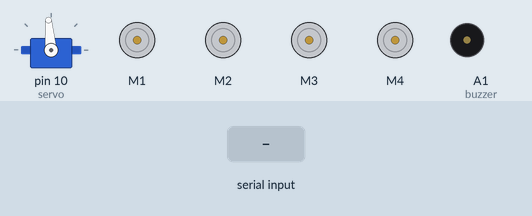
This sketch was run on a simulated Arduino Uno, built with avr-gcc and run on an emulated ATmega328P. On the bench: servo, 4 × DC motor (green arrow = forward, orange = backward, longer = faster), buzzer (waves = sounding, pin HIGH). The test bench sets the inputs (shaded band). What the sketch prints to the serial monitor is not drawn.

Above: at 1.2 s.
1.3 s: "F" received over Serial
At 1.6 s:
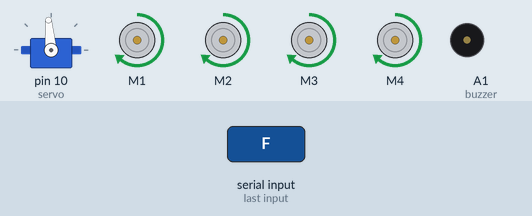
2.8 s: "B" received over Serial
At 4.0 s:
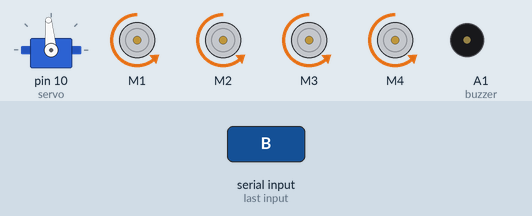
4.3 s: "L" received over Serial
At 5.1 s:
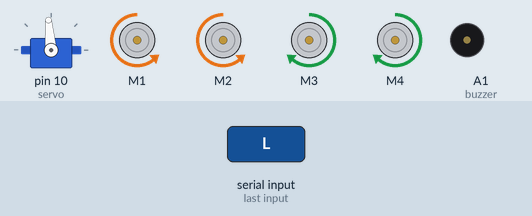
5.8 s: "R" received over Serial
At 6.2 s:
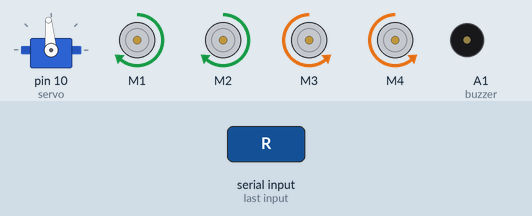
7.3 s: "T" received over Serial
At 8.6 s:
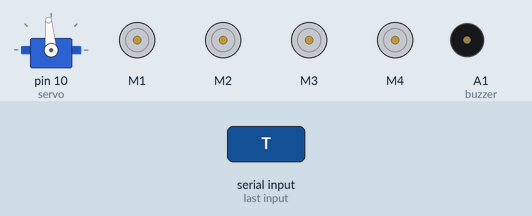
Timing chart, 0 to 9.8 s (numbered marks = the images above; inputs shaded):
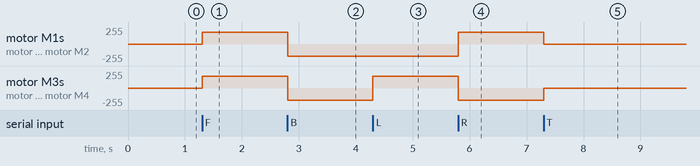

The sketch:

Final_year_project_code.ino
```cpp
#include <TimerFreeTone.h>// Library for the Buzzer
#include <AFMotor.h>  // Library for the motors
#include <Servo.h>    // Library for the servo motor
#include <NewPing.h>  // Library for the ultrasonic sensor
// #include <IRremote.h> //Library for the IR reciever


//Ultrasonic sensor
#define TriggerPin A3
#define EchoPin A2
#define max_distance 50 //50 at first
//Infrared Sensor
#define IrLeft A0 //Left line sensor
#define IrRight A5 //Right line sensor
//Pezzo Buzzer
#define buzzer A1
//motor
#define MaxSpeed 200
#define MaxSpeed_Offset 20
//speed of the motoes
#define SPEED1 180 //61 forward
#define SPEED2 180 //102 left right
#define SPEED3 180
//creates an instance of the Servo class for controlling the servo motor.
Servo servo;

const int Motor_1 = 1;
const int Motor_2 = 2;
const int Motor_3 = 3;
const int Motor_4 = 4;

//creates an instance of the NewPing class for reading from the HC-SR04 ultrasonic sensor
NewPing sonar(TriggerPin, EchoPin, max_distance);

//creates instances of the AF_DCMotor class for controlling the four motors of the robot.
//Pulse Width Modulation and is a technique used to control the speed of DC motors. By varying the pulse width of the signal sent to the motor, the effective voltage supplied to the motor is varied, which in turn varies the speed of the motor.
//AF_DCMotor(motor#, frequency)
AF_DCMotor motor1(Motor_1, MOTOR12_1KHZ);// create motor object, 1KHz pwm....1,2 4,8,16,32,64
AF_DCMotor motor2(Motor_2, MOTOR12_1KHZ);
AF_DCMotor motor3(Motor_3, MOTOR34_1KHZ);
AF_DCMotor motor4(Motor_4, MOTOR34_1KHZ);

//declares variables for storing the distances detected by the sensors.
int distance =0;
int LeftDistance = 0;
int RightDistance = 0;
int IRLEFT=0;
int IRRIGHT =0;
int set = 6;
String STATE = " ";
char val;
//boolean variable for determining the direction of the turn
boolean Object;

void setup() {
  // put your setup code here, to run once:
  Serial.begin(9600);//initializes the serial communication
  Serial.println("Start");

  servo.attach(10);//attaches the Servo object to pin 10
  servo.write(95); //sets the initial position of the servo to 90 degrees

  pinMode(IrLeft, INPUT); // sets the pins for the infrared sensors as inputs
  pinMode(IrRight, INPUT);

  pinMode(buzzer, OUTPUT);

}

void loop() {
  // put your main code here, to run repeatedly:
  //If both sensors detect a line, it calls the objectAvoid() function and moves forward

  if(Serial.available() > 0){
    val = Serial.read();
    Stop();
    if (val == 'F'){
      moveForward();
    }
    if(val == 'B'){
      moveBackward();
    }
    if(val == 'L'){
      moveLeft();
    }
    if(val == 'R'){
      moveRight();
    }
    if(val == 'T'){
      Stop();
    }
  }

  // printValues();

  // // Reset the printed values to zero
  // distance = 0;
  // LeftDistance = 0;
  // RightDistance = 0;


  // IRLEFT = digitalRead(IrLeft);
  // IRRIGHT= digitalRead(IrRight);

  // if (!digitalRead(IrLeft) == 0 && !digitalRead(IrRight) == 0 ) {
  //   objectAvoid();
  // }
  // //If only the right sensor detects a line, it calls the objectAvoid() function, movesright , and prints "TR" to the serial monitor.
  // else if (digitalRead(IrLeft) == 0 && !digitalRead(IrRight) == 0 ) {
  //   objectAvoid();
  //   STATE = "Turn Right";
  //   moveBackward();
  //   delay(1);
  //   moveRight();
  // }
  // //If only the left sensor detects a line, it calls the objectAvoid() function, moves left, and prints "TL" to the serial monitor.
  // else if (!digitalRead(IrLeft) == 0 && digitalRead(IrRight) == 0 ) {
  //   objectAvoid();
  //   STATE = "Turn Left";
  //   moveBackward();
  //   delay(1);
  //   moveLeft();
  // }
  // //If neithber sensors detect line, the motors stops.
  // else if (digitalRead(IrLeft) == 0 && digitalRead(IrRight) == 0 ) {
  //   //Stop();
  //   moveBackward();
  //   delay(10);
  //   TimerFreeTone(buzzer,10,100);
  //   STATE= "Stop";
  // }
}
//function for detecting obstacles and avoiding them
// void objectAvoid() {
//   distance = getDistance();
//   //calls the getDistance() function and assigns its return value to the variable distance
//   //checks whether the distance variable is less than or equal to 15 centimeters, which is the threshold distance for detecting obstacles
//   if (distance <= set) {
//     Stop();
//     STATE = "Stop";
//     moveBackward();
//     delay(300);
//     Stop();
//     // delay(100);
//     TimerFreeTone(buzzer,700,500);
//     TimerFreeTone(buzzer,261,500);

//     //These lines call the lookLeft() and lookRight() functions to measure the distance to the left and right of the robot using a servo-mounted ultrasonic sensor.
//     LeftDistance = lookLeft();
//     RightDistance = lookRight();

//     // if right distance is less than or equal to the left distance, the robot will turn left to avoid the obstacle.
//     if (RightDistance <= LeftDistance) {
//       Object = true;//Set the object variable to true to indicate that an obstacle has been detected on the right
//       TimerFreeTone(buzzer,392,1000);
//       turn(); // call the turn() function to turn left
//       STATE = "Move Left";
//     //If the right distance is greater than the left distance, the robot will turn right to avoid the obstacle
//     } else {
//       Object = false;
//       TimerFreeTone(buzzer,440,1000);
//       turn();
//       STATE = "Move Right";
//     }
//     delay(100);
//   }
//     //If no obstacle is detected within the threshold distance, the robot will move forward.
//   else {
//     STATE = "Move Forward";
//     moveForward();//moveForward() function to move the robot forward.
//   }

// }
// // function to turn the robot when an obstacle is detected
// void turn(){
//   if (Object == false){//obstacle is detected on the left side so you move right
//     moveRight();
//     delay(630);//700
//     moveForward();
//     delay(1800);//800
//     moveLeft();
//     delay(670);//720
//     moveForward();
//     delay (600);
//     //check if the IR sensor on the left side detects the line.If the line is detected, it calls the loop() function. If not, it calls the moveForward() function again
//     if (digitalRead(IrLeft) == 1) {
//       loop();
//     } else {
//       moveForward();
//     }
//   }
//   else if (Object == true) {
//     moveLeft();
//     delay(670);//700
//     moveForward();
//     delay(1800);//800
//     moveRight();
//     delay(780);//720
//     moveForward();
//     delay (600);
//     if (digitalRead(IrRight) == 1) {
//       loop();
//     } else {
//       moveForward();
//     }
//   }
// }


// // function responsible for measuring the distance to an obstacle using a servo-mounted ultrasonic sensor.
// int getDistance(){
//   delay(50);
//   int cm = sonar.ping_cm();//use the ping_cm() function of the NewPing library to measure the distance to an obstacle in centimeters and store it.
//   //If the measured distance is zero or -ve, the distance is set to 100 centimeters.
//   if (cm == 0) {
//     cm = 100;
//   }
//   return cm;//distance is returned
// }

// //detect object at the left side
// int lookLeft(){
//   servo.write(180);// set the servo position to 170 degrees which corresponds to the leftmost position.
//   delay(500);//wait 500 milliseconds to allow time for the ultrasonic sensor to measure the distance.
//   int dist = getDistance();
//   delay(200); //waits for 100 milliseconds.
//   servo.write(95);//sets the servo motor back to the center position (90 degrees)
//   return dist;//returns the distance value.
//   delay(100);
// }

// //detect object at the Right side
// int lookRight(){
//   servo.write(10);// set the servo position to 10 degrees which corresponds to the right position.
//   delay(500);//wait 300 milliseconds to allow time for the ultrasonic sensor to measure the distance.
//   int dist = getDistance();
//   delay(200);
//   servo.write(95);
//   return dist;
//   delay(100);
// }
//MOTOR SPEED
void set_Motorspeed(char g) {
  if (g == 'L' || g == 'R' ) {
    motor1.setSpeed(SPEED2);//130
    motor2.setSpeed(SPEED2);
    motor3.setSpeed(SPEED2);
    motor4.setSpeed(SPEED2);
  }else if(g == 'B'){
    motor1.setSpeed(SPEED3);//100
    motor2.setSpeed(SPEED3);
    motor3.setSpeed(SPEED3);
    motor4.setSpeed(SPEED3);
  }
  else {
    motor1.setSpeed(SPEED1);//110
    motor2.setSpeed(SPEED1);
    motor3.setSpeed(SPEED1);
    motor4.setSpeed(SPEED1);
  }
}

//This function sets all the motors to run in the forward direction by calling the FORWARD parameter of the run() method of the AF_DCMotor library.
void moveForward(){
  motor1.run(FORWARD);
  motor2.run(FORWARD);
  motor3.run(FORWARD);
  motor4.run(FORWARD);
  set_Motorspeed('F');
}
//This function sets all the motors to run in the backward direction by calling the BACKWARD parameter of the run() method of the AF_DCMotor library
void moveBackward(){
  motor1.run(BACKWARD);
  motor2.run(BACKWARD);
  motor3.run(BACKWARD);
  motor4.run(BACKWARD);
  set_Motorspeed('B');
}
//function is used to make the robot turn right. It makes the left motors turn backward and the right motors turn forward by calling the BACKWARD and FORWARD parameters of the run() method of the AF_DCMotor.
void moveRight(){
  motor1.run(FORWARD);
  motor2.run(FORWARD);
  motor3.run(BACKWARD);
  motor4.run(BACKWARD);
  set_Motorspeed('R');
}
//function is used to make the robot turn left. It makes the left motors turn forward and the right motors turn backward by calling the FORWARD and BACKWARD parameters of the run() method of the AF_DCMotor.
void moveLeft(){
  motor1.run(BACKWARD);
  motor2.run(BACKWARD);
  motor3.run(FORWARD);
  motor4.run(FORWARD);
  set_Motorspeed('L');
}
//This function stops all the motors by calling the RELEASE parameter of the run() method of the AF_DCMotor library.
void Stop(){
  motor1.run(RELEASE);
  motor2.run(RELEASE);
  motor3.run(RELEASE);
  motor4.run(RELEASE);
}


void printValues(){
    Serial.print(STATE);
    Serial.print(",");
    Serial.print(distance);
    Serial.print(",");
    Serial.print(IRLEFT);
    Serial.print(",");
    Serial.print(IRRIGHT);
    Serial.print(",");
    Serial.print(LeftDistance);
    Serial.print(",");
    Serial.println(RightDistance);
    // delay(2000);
  }
```

Measured:
- after the input at 1.3 s, motor M1–4: stopped → forward 180/255 at once
- after the input at 2.8 s, motor M1–4: forward 180/255 → backward 180/255 at once
- after the input at 4.3 s, motor M3, motor M4: backward 180/255 → forward 180/255 at once
- after the input at 5.8 s, motor M1, motor M2: backward 180/255 → forward 180/255 at once; motor M3, motor M4: forward 180/255 → backward 180/255 at once
- after the input at 7.3 s, motor M1, motor M2: forward 180/255 → stopped at once; motor M3, motor M4: backward 180/255 → stopped at once
